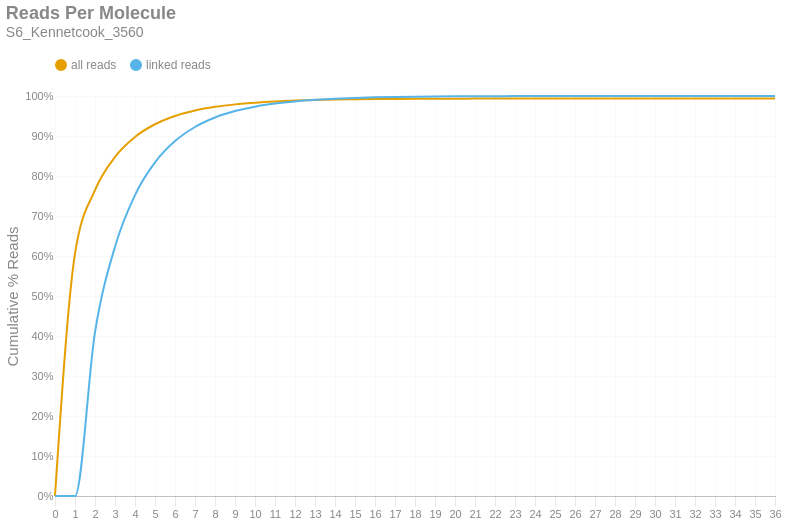

Source (notebook cell):
### Markdown cell above
### Reads per Molecule
This chart shows the cumulative distribution of the number of reads per linked molecule. That is, how many alignments are associated with a unique molecule. This excludes the number of reads associated with invalid or absent linked-read barcodes. The `linked` histogram is the percentages recalculated when disregarding singletons.

### Code cell
if SKIPLR:
    print_html(f"Skipped")
else:
    counts = np.bincount(valids['reads'].cast(pl.Int64).to_numpy())
    weighted = counts * np.arange(len(counts))
    all_perc = weighted / n_reads
    linked_perc = weighted / n_linked_reads
    linked_perc[1] = 0
    binned_df = pl.DataFrame({
        'readsper': list(range(len(counts))),
        'all reads (cumsum)': np.cumsum(all_perc).tolist(),
        'linked reads (cumsum)': np.cumsum(linked_perc).tolist(),
    })

    with SafeRender(binned_df):
        (
            density_plot(binned_df, 'Reads Per Molecule', samplename, 'readspmol')
            .encode(
                x=alt.X('readsper:O', title=None).axis(labelAngle=0).scale(padding=0),
                y=alt.Y('value:Q', title='Cumulative % Reads').axis(format='%').stack(False),
                color=alt.Color("key:N").scale(domain=["all reads", "linked reads"]),
                tooltip=[
                    alt.Tooltip("key:N", title="Data Type"),
                    alt.Tooltip("readsper:O", title="Reads Per Molecule"),
                    alt.Tooltip("value:Q", format=".2%", title="% Reads (Cum.)")
                ]            
            )
        ).display()

### Figure 1 — Vega-Lite specification as saved in the notebook (floating-point values rounded to 4 significant figures)
{"width": "container", "height": 400, "config": {"title": {"anchor": "start", "dy": -15, "fontSize": 18, "color": "#888888", "subtitleColor": "#888888", "subtitleFontSize": 14}, "arc": {"fill": "#0072B2"}, "axis": {"domainColor": "#888888", "domainWidth": 0.5, "gridWidth": 0.2, "grid": false, "titleFontWeight": 400, "titleFontSize": 15, "labelFontSize": 11, "labelColor": "#888888", "tickColor": "#888888", "tickWidth": 0.2, "titleColor": "#888888"}, "axisBand": {"grid": false}, "axisX": {"grid": true, "tickSize": 10, "domainCap": "round"}, "axisY": {"domain": false, "grid": true, "tickSize": 0, "domainCap": "round"}, "background": "transparent", "header": {"labelFontSize": 15, "labelColor": "#888888", "titleFontSize": 15, "titleFontWeight": 600, "titleColor": "#888888"}, "legend": {"labelFont": "sans-serif", "labelFontSize": 12, "labelColor": "#888888", "symbolSize": 100, "symbolType": "circle", "titleFontSize": 12, "titlePadding": 10, "titleColor": "#888888", "title": null, "orient": "top"}, "range": {"category": ["#E69F00", "#56B4E9", "#009E73", "#F0E442", "#0072B2", "#D55E00", "#CC79A7", "#000000"], "diverging": ["#cfe8f3", "#a2d4ec", "#73bfe2", "#46abdb", "#1696d2", "#12719e"]}, "area": {"fill": "#0072B2", "fillOpacity": 0.7, "line": true, "strokeOpacity": 0.7}, "line": {"color": "#0072B2", "stroke": "#0072B2", "strokeWidth": 2}, "trail": {"color": "#0072B2", "stroke": "#0072B2", "strokeWidth": 0, "size": 1}, "point": {"filled": true, "fillOpacity": 1.0, "size": 95}, "text": {"color": "#888888", "fontSize": 11, "align": "right", "fontWeight": 400, "size": 11}, "bar": {"fill": "#0072B2", "stroke": null}, "view": {"stroke": null, "continuousWidth": 660, "continuousHeight": 400}}, "data": {"name": "data-d006fabfe5698d695f4de7bf87992646"}, "mark": {"type": "line", "interpolate": "monotone", "point": {"opacity": 0, "size": 275}}, "encoding": {"color": {"field": "key", "scale": {"domain": ["all reads", "linked reads"]}, "type": "nominal"}, "tooltip": [{"field": "key", "title": "Data Type", "type": "nominal"}, {"field": "readsper", "title": "Reads Per Molecule", "type": "ordinal"}, {"field": "value", "format": ".2%", "title": "% Reads (Cum.)", "type": "quantitative"}], "x": {"axis": {"labelAngle": 0}, "field": "readsper", "scale": {"padding": 0}, "title": null, "type": "ordinal"}, "y": {"axis": {"format": "%"}, "field": "value", "stack": false, "title": "Cumulative % Reads", "type": "quantitative"}}, "params": [{"name": "param_c36ac31b6afebe62", "select": {"type": "point", "fields": ["key"]}, "bind": "legend"}], "title": {"text": "Reads Per Molecule", "subtitle": "S6_Kennetcook_3560"}, "transform": [{"fold": ["all reads (cumsum)", "linked reads (cumsum)"]}, {"calculate": "replace(datum.key, ' (cumsum)', '')", "as": "key"}, {"filter": {"param": "param_c36ac31b6afebe62"}}], "usermeta": {"embedOptions": {"downloadFileName": "S6_Kennetcook_3560.readspmol"}}, "$schema": "https://vega.github.io/schema/vega-lite/v6.1.0.json", "datasets": {"data-d006fabfe5698d695f4de7bf87992646": [{"readsper": 0, "all reads (cumsum)": 0.0, "linked reads (cumsum)": 0.0}, {"readsper": 1, "all reads (cumsum)": 0.6061, "linked reads (cumsum)": 0.0}, {"readsper": 2, "all reads (cumsum)": 0.7648, "linked reads (cumsum)": 0.4096}, {"readsper": 3, "all reads (cumsum)": 0.8477, "linked reads (cumsum)": 0.6233}, {"readsper": 4, "all reads (cumsum)": 0.8977, "linked reads (cumsum)": 0.7523}, {"readsper": 5, "all reads (cumsum)": 0.9294, "linked reads (cumsum)": 0.834}, {"readsper": 6, "all reads (cumsum)": 0.95, "linked reads (cumsum)": 0.8872}, {"readsper": 7, "all reads (cumsum)": 0.9636, "linked reads (cumsum)": 0.9225}, {"readsper": 8, "all reads (cumsum)": 0.9728, "linked reads (cumsum)": 0.9462}, {"readsper": 9, "all reads (cumsum)": 0.9791, "linked reads (cumsum)": 0.9623}, {"readsper": 10, "all reads (cumsum)": 0.9834, "linked reads (cumsum)": 0.9734}, {"readsper": 11, "all reads (cumsum)": 0.9863, "linked reads (cumsum)": 0.981}, {"readsper": 12, "all reads (cumsum)": 0.9885, "linked reads (cumsum)": 0.9865}, {"readsper": 13, "all reads (cumsum)": 0.9899, "linked reads (cumsum)": 0.9903}, {"readsper": 14, "all reads (cumsum)": 0.991, "linked reads (cumsum)": 0.9932}, {"readsper": 15, "all reads (cumsum)": 0.9918, "linked reads (cumsum)": 0.9952}, {"readsper": 16, "all reads (cumsum)": 0.9924, "linked reads (cumsum)": 0.9966}, {"readsper": 17, "all reads (cumsum)": 0.9928, "linked reads (cumsum)": 0.9976}, {"readsper": 18, "all reads (cumsum)": 0.993, "linked reads (cumsum)": 0.9983}, {"readsper": 19, "all reads (cumsum)": 0.9932, "linked reads (cumsum)": 0.9988}, {"readsper": 20, "all reads (cumsum)": 0.9934, "linked reads (cumsum)": 0.9992}, {"readsper": 21, "all reads (cumsum)": 0.9934, "linked reads (cumsum)": 0.9994}, {"readsper": 22, "all reads (cumsum)": 0.9935, "linked reads (cumsum)": 0.9996}, {"readsper": 23, "all reads (cumsum)": 0.9936, "linked reads (cumsum)": 0.9997}, {"readsper": 24, "all reads (cumsum)": 0.9936, "linked reads (cumsum)": 0.9998}, {"readsper": 25, "all reads (cumsum)": 0.9936, "linked reads (cumsum)": 0.9998}, {"readsper": 26, "all reads (cumsum)": 0.9936, "linked reads (cumsum)": 0.9999}, {"readsper": 27, "all reads (cumsum)": 0.9937, "linked reads (cumsum)": 0.9999}, {"readsper": 28, "all reads (cumsum)": 0.9937, "linked reads (cumsum)": 1.0}, {"readsper": 29, "all reads (cumsum)": 0.9937, "linked reads (cumsum)": 1.0}, {"readsper": 30, "all reads (cumsum)": 0.9937, "linked reads (cumsum)": 1.0}, {"readsper": 31, "all reads (cumsum)": 0.9937, "linked reads (cumsum)": 1.0}, {"readsper": 32, "all reads (cumsum)": 0.9937, "linked reads (cumsum)": 1.0}, {"readsper": 33, "all reads (cumsum)": 0.9937, "linked reads (cumsum)": 1.0}, {"readsper": 34, "all reads (cumsum)": 0.9937, "linked reads (cumsum)": 1.0}, {"readsper": 35, "all reads (cumsum)": 0.9937, "linked reads (cumsum)": 1.0}, {"readsper": 36, "all reads (cumsum)": 0.9937, "linked reads (cumsum)": 1.0}]}}
